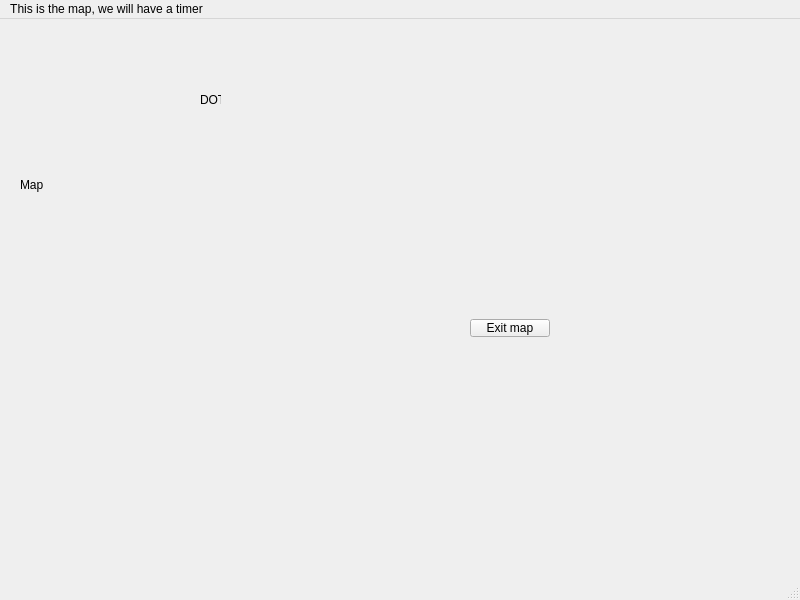
<?xml version="1.0" encoding="UTF-8"?>
<ui version="4.0">
 <class>map</class>
 <widget class="QMainWindow" name="map">
  <property name="geometry">
   <rect>
    <x>0</x>
    <y>0</y>
    <width>800</width>
    <height>600</height>
   </rect>
  </property>
  <property name="windowTitle">
   <string>MainWindow</string>
  </property>
  <widget class="QWidget" name="centralwidget">
   <widget class="QPushButton" name="pushButton">
    <property name="geometry">
     <rect>
      <x>470</x>
      <y>300</y>
      <width>80</width>
      <height>18</height>
     </rect>
    </property>
    <property name="text">
     <string>Exit map</string>
    </property>
   </widget>
   <widget class="QLabel" name="label">
    <property name="geometry">
     <rect>
      <x>20</x>
      <y>40</y>
      <width>381</width>
      <height>251</height>
     </rect>
    </property>
    <property name="text">
     <string>Map</string>
    </property>
   </widget>
   <widget class="QLabel" name="DOT">
    <property name="geometry">
     <rect>
      <x>200</x>
      <y>70</y>
      <width>21</width>
      <height>21</height>
     </rect>
    </property>
    <property name="text">
     <string>DOT</string>
    </property>
   </widget>
  </widget>
  <widget class="QMenuBar" name="menubar">
   <property name="geometry">
    <rect>
     <x>0</x>
     <y>0</y>
     <width>800</width>
     <height>17</height>
    </rect>
   </property>
   <widget class="QMenu" name="menuThis_is_the_map_we_will_have_a_timer">
    <property name="title">
     <string>This is the map, we will have a timer</string>
    </property>
   </widget>
   <addaction name="menuThis_is_the_map_we_will_have_a_timer"/>
  </widget>
  <widget class="QStatusBar" name="statusbar"/>
 </widget>
 <resources/>
 <connections/>
</ui>
